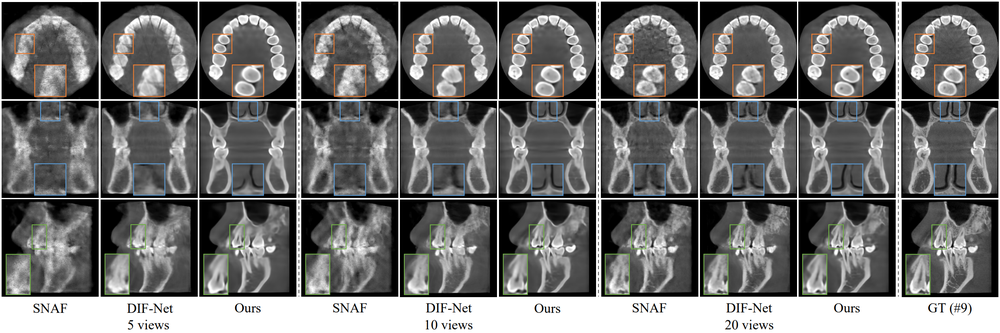
#> input picture image/results_fig.png, 1000 x 333 px, shrunk from 2483 x 826 before the run, found by its file name
$ python test_wavelet.py
#> lines starting #> are read from the running program, lines starting #| are printed output that depends on the picture
import pywt
import numpy as np
import matplotlib.pyplot as plt
from PIL import Image
import os

def show_wavelet_subbands(image_path, wavelet='db4', save_path=None):
    """
    对图像做单层二维离散小波变换，并可视化 LL / LH / HL / HH 四个子带。

    参数:
        image_path : str, 图片路径
        wavelet    : str, 小波名称，如 'db4', 'sym5', 'db8', 'haar'
        save_path  : str 或 None, 若给出则把子带拼图保存到该路径
    """
#> called with image_path = './image/results_fig.png', wavelet = 'sym5'
    # 1. 读图并转灰度（单通道）
    img = Image.open(image_path).convert('L')
    img = np.array(img, dtype=np.float32)
#> img: shape (333, 1000) float32

    # 2. 单层二维小波分解
    #    coeffs = (LL, (LH, HL, HH))
    coeffs = pywt.dwt2(img, wavelet=wavelet, mode='symmetric')
    LL, (LH, HL, HH) = coeffs
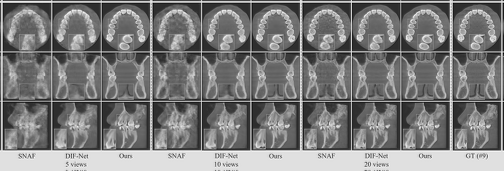
#> LL: shape (171, 504) float32; min -133.6, max 599, mean 227.8; drawn with min black and max white
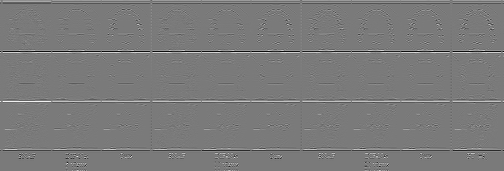
#> LH: shape (171, 504) float32; min -218.5, max 236, mean 0.2; drawn with min black and max white
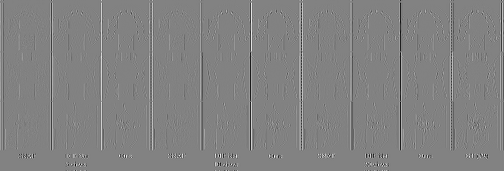
#> HL: shape (171, 504) float32; min -274.2, max 263.5, mean 0.1; drawn with min black and max white
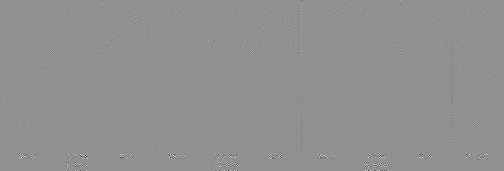
#> HH: shape (171, 504) float32; min -137.5, max 104.6, mean 0; drawn with min black and max white

    print(f"原图尺寸: {img.shape}")
#| 原图尺寸: (333, 1000)
    print(f"LL 子带尺寸: {LL.shape}")
#| LL 子带尺寸: (171, 504)
    print(f"各子带取值范围: LL [{LL.min():.2f}, {LL.max():.2f}], "
          f"LH [{LH.min():.2f}, {LH.max():.2f}], "
          f"HL [{HL.min():.2f}, {HL.max():.2f}], "
          f"HH [{HH.min():.2f}, {HH.max():.2f}]")
#| 各子带取值范围: LL [-133.61, 599.00], LH [-218.51, 235.96], HL [-274.22, 263.47], HH [-137.52, 104.64]

    # 3. 可视化：LL 用普通灰度显示；高频子带取绝对值增强对比度
    fig, axes = plt.subplots(1, 5, figsize=(20, 4))

    axes[0].imshow(img, cmap='gray')
    axes[0].set_title('Original')
    axes[0].axis('off')

    axes[1].imshow(LL, cmap='gray')
    axes[1].set_title(f'LL (approx)\n{LL.shape}')
    axes[1].axis('off')

    # 高频子带用绝对值，方便观察边缘/细节
    axes[2].imshow(np.abs(LH), cmap='gray')
    axes[2].set_title(f'LH (horizontal detail)\n{LH.shape}')
    axes[2].axis('off')

    axes[3].imshow(np.abs(HL), cmap='gray')
    axes[3].set_title(f'HL (vertical detail)\n{HL.shape}')
    axes[3].axis('off')

    axes[4].imshow(np.abs(HH), cmap='gray')
    axes[4].set_title(f'HH (diagonal detail)\n{HH.shape}')
    axes[4].axis('off')

    plt.suptitle(f'2D DWT with wavelet = "{wavelet}"', fontsize=14)
    plt.tight_layout()

    if save_path is not None:
        plt.savefig(save_path, dpi=150, bbox_inches='tight')
        print(f"拼图已保存到: {save_path}")

    plt.show()
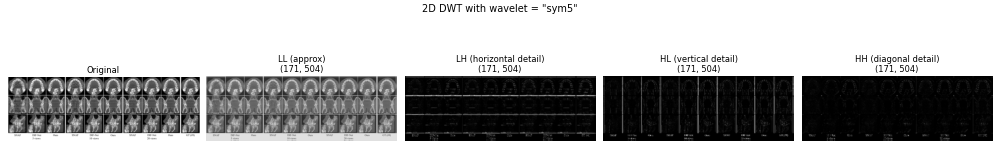
#> figure drawn by matplotlib, 5 panels

    return coeffs


if __name__ == '__main__':
    # 修改成你自己的图片路径
    image_path = './image/results_fig.png'

    # 可选：比较不同小波的效果
    # show_wavelet_subbands(image_path, wavelet='db4')
    show_wavelet_subbands(image_path, wavelet='sym5')
    # show_wavelet_subbands(image_path, wavelet='haar')
